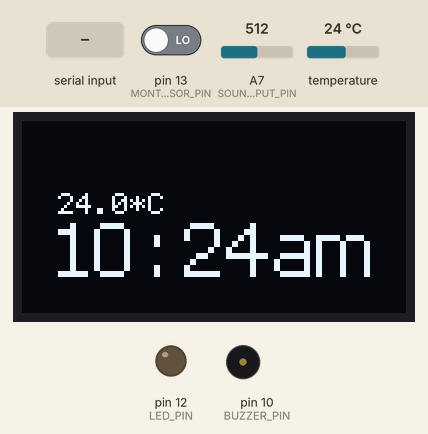
The sketch below on a simulated Arduino Nano, built with avr-gcc and run on an emulated ATmega328P. Shown: 128×64 one-colour display, output pins drawn as LEDs (lit = HIGH), buzzer (waves = sounding). The test bench sets the inputs (shaded band); at power-on: pin 13 (MONTION_SENSOR_PIN) LOW, temperature 24 °C, A7 (SOUND_INPUT_PIN) = 512. The local clock reads 2024-03-15 10:24:30 at power-on unless the sketch sets it; what the sketch prints to the serial monitor is not drawn.

Above: at 1.2 s.
1.3 s: pin 13 (MONTION_SENSOR_PIN) driven HIGH
At 3.8 s:
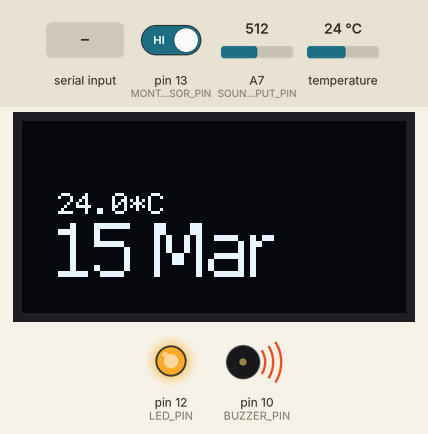
5.5 s: "1\n" received over the second serial link
At 7.4 s:
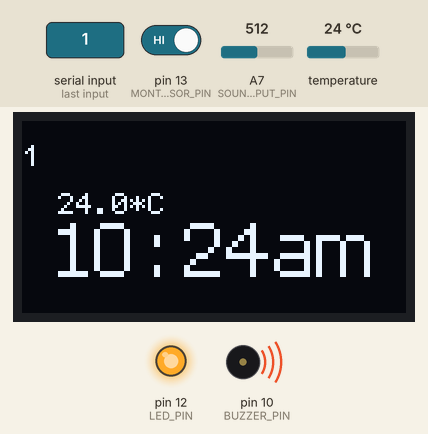
9.7 s: temperature set to 12 °C
At 11.0 s:
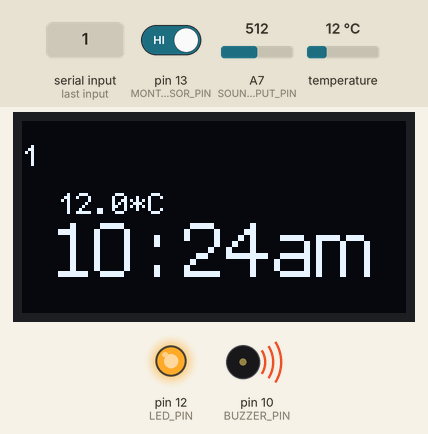
13.9 s: "0\n" received over the second serial link
At 15.9 s:
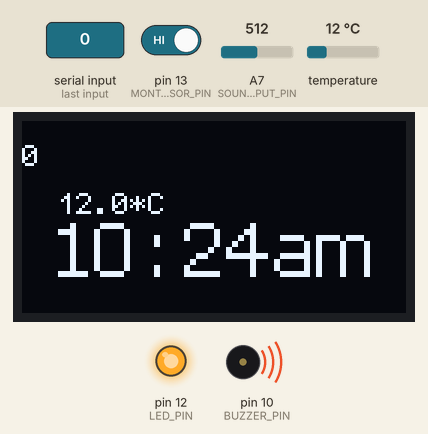
21.1 s: "2\n" received over the second serial link
At 22.0 s:
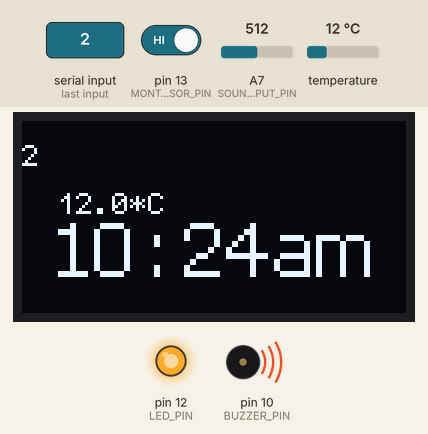
Timing chart, 0 to 26.1 s (numbered marks = the images above; inputs shaded):
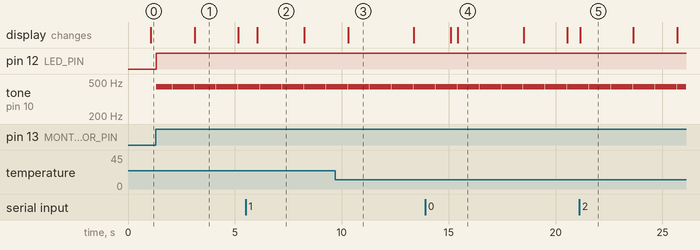

The sketch:

nano.ino
```cpp
#include <SoftwareSerial.h>
#include <Wire.h>
#include <OneWire.h>
#include <DallasTemperature.h>
#include "RTClib.h"
#include "SSD1306Ascii.h"
#include "SSD1306AsciiWire.h"


#define OLED_DISPLAY_ADDRESS 0x3C
#define OLED_LINE_LEN 21
#define DISPLAY_QUOTE_INTERVAL 3000
#define TEMPERATURE_INTERVAL 1000
#define ONE_WIRE_BUS 4
#define BUZZER_PIN 10
#define MONTION_SENSOR_PIN 13
#define LED_PIN 12
#define SOUND_INPUT_PIN A7
#define SOUND_INPUT_WINDOW 50

char MONTH_NAMES[12][4] = {"Jan", "Feb", "Mar", "Apr", "May", "Jun", "Jul", "Aug", "Sep", "Oct", "Nov", "Dec"};

SoftwareSerial ESPserial(2, 3); // RX | TX
OneWire oneWire(ONE_WIRE_BUS);
DallasTemperature sensors(&oneWire);
RTC_DS3231 rtc;
SSD1306AsciiWire oled;

String wifiInput;
String nextWifiInput;
unsigned long prevMillisQuote = 0;
unsigned long prevMillisTemp = 0;
int oledIndexFrom = 0;


// ========== setup ==========

void setup() {
  Serial.begin(9600);     // communication with the host computer
  ESPserial.begin(9600);  // communication with the ESP8266

  sensors.begin();
  rtc.begin();
  setupOledDisplay();
  pinMode(BUZZER_PIN, OUTPUT);
  pinMode(LED_PIN, OUTPUT);
  pinMode(MONTION_SENSOR_PIN, INPUT);

  Serial.println("Ready\n");
}

void setupOledDisplay() {
  Wire.begin();
  oled.begin(&Adafruit128x64, OLED_DISPLAY_ADDRESS);
  oled.clear();
}

// ========== LOOP ==========

void loop() {
  unsigned long currentMillis = millis();

  preProcessPrintingTempThread(currentMillis);

  if (ESPserial.available()) {
    nextWifiInput = ESPserial.readStringUntil('\n');
    Serial.println(nextWifiInput);
  }

  processPrintingQuotesThread(currentMillis);
  processPrintingTempThread(currentMillis);
  processMotionSensor(currentMillis);
  processSoundSensor(currentMillis);
}


// ========== Print quotes ===========

void processPrintingQuotesThread(unsigned long currentMillis) {
  if (currentMillis - prevMillisQuote > DISPLAY_QUOTE_INTERVAL) {
    oled.setFont(font5x7);
    oled.set1X();
    oledPrintLongLine(0);
    oledPrintLongLine(1);
    prevMillisQuote = currentMillis;
  }
}

void oledPrintLongLine(int oledLine) {
  int strLen = wifiInput.length();
  int indexTo = min(oledIndexFrom + OLED_LINE_LEN, strLen);
  String subStr = wifiInput.substring(oledIndexFrom, indexTo);

  oledPrintLine(subStr, oledLine);

  if (oledIndexFrom < strLen) {
    oledIndexFrom += OLED_LINE_LEN;
  } else {
    oledIndexFrom = 0;
    wifiInput = nextWifiInput;
  }
}

void oledPrintLine(String str, int oledLine) {
  oled.setCursor(0, oledLine);
  oled.print(str);
  oled.clearToEOL();
}

// ========== Print extra info ==========

void preProcessPrintingTempThread(unsigned long currentMillis) {
  if (currentMillis - prevMillisTemp > TEMPERATURE_INTERVAL) {
    sensors.setWaitForConversion(false);  // makes it async
    sensors.requestTemperatures();
    sensors.setWaitForConversion(true);
  }
}

void processPrintingTempThread(unsigned long currentMillis) {
  if (currentMillis - prevMillisTemp > TEMPERATURE_INTERVAL) {
    oled.setFont(font5x7);
    oled.set1X();
    oledPrintTemperature();

    oled.setFont(Verdana12);
    oled.set2X();
    oledPrintDateTime();
    oled.clearToEOL();
    prevMillisTemp = currentMillis;
  }
}

// ========== DateTime ==========

void oledPrintDateTime() {
  DateTime now = rtc.now();
  oled.setCursor(12, 4);

  if ((now.second() % 5) < 3) {
    oledPrintTime(now);
  } else {
    oledPrintDate(now);
  }
}

void oledPrintDate(DateTime& now) {
  char* monthStr = MONTH_NAMES[now.month() - 1];
  char dateStr[11];
  sprintf(dateStr, "%02d %s   ", now.day(), monthStr);

  oled.print(dateStr);
}

void oledPrintTime(DateTime& now) {
  byte hour = now.hour() % 12;
  char* amStr = hour == now.hour() ? "am" : "pm";
  char timeStr[11];
  sprintf(timeStr, "%02d : %02d%s", hour, now.minute(), amStr);

  oled.print(timeStr);
}

// ========== Temperature ==========

void oledPrintTemperature() {
  float temp = sensors.getTempCByIndex(0);
  char tempStr[10];
  formatTempString(temp, tempStr);
  oled.setCursor(12, 3);
  oled.print(tempStr);
}

void formatTempString(float temp, char* tempStr) {
  char degreeChar = (char)223; // ° degreeSymbol
  char tempOneDecPlace[6];

  dtostrf(temp, 4, 1, tempOneDecPlace);
  sprintf(tempStr, "%s%cC", tempOneDecPlace, '*');
}

// ========== Motion Sensor ==========

void processMotionSensor(unsigned long currentMillis) {
  byte val = digitalRead(MONTION_SENSOR_PIN);

  if (val == HIGH) {
    digitalWrite(LED_PIN, HIGH);
    tone(BUZZER_PIN, 440, 50);
  } else {
    digitalWrite(LED_PIN, LOW);
    noTone(BUZZER_PIN);
  }
}

// ========== Sound Sensor ==========

void processSoundSensor(unsigned long currentMillis) {
  unsigned int inputMax = 0;
  unsigned int inputMin = 1024;
  unsigned int inputSample;

  for (unsigned int i = 0; i < SOUND_INPUT_WINDOW; i++) {
    inputSample = analogRead(SOUND_INPUT_PIN);
    // get the minimum and maximum value
    inputMin = min(inputMin, inputSample);
    inputMax = max(inputMax, inputSample);
  }

  // send the values on serial
  Serial.print("Min: ");
  Serial.print(inputMin);
  Serial.print("  Max: ");
  Serial.print(inputMax);
  Serial.print("  Diff: ");
  Serial.print(inputMax - inputMin);
  Serial.println();
}
```

Measured:
- after the input at 1.3 s, pin 12 (LED_PIN): LOW → HIGH at once; tone on pin 10 (BUZZER_PIN): silent → 440 Hz at once, then repeats every 1.0 s: silent 0.02 s, 440 Hz 1.0 s
- after the input at 5.5 s, the display: changes after 0.56 s (image 2)
- after the input at 9.7 s, the display: changes after 0.60 s (image 3)
- after the input at 13.9 s, the display: first changes after 1.2 s (image 4 shows a later state)
- after the input at 21.1 s, the display: changes at once (image 5)
- what the display in image 1 shows lasts 2.1 s, from 3.1 s to 5.2 s
- what the display in image 2 shows lasts 2.1 s, from 6.1 s to 8.2 s
